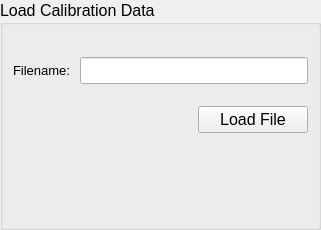
      <widget class="QGroupBox" name="gb_load_calibration">
       <property name="geometry">
        <rect>
         <x>350</x>
         <y>10</y>
         <width>321</width>
         <height>230</height>
        </rect>
       </property>
       <property name="font">
        <font>
         <pointsize>12</pointsize>
         <weight>50</weight>
         <bold>false</bold>
        </font>
       </property>
       <property name="title">
        <string>Load Calibration Data</string>
       </property>
       <layout class="QGridLayout" name="gridLayout_14">
        <property name="leftMargin">
         <number>10</number>
        </property>
        <property name="topMargin">
         <number>30</number>
        </property>
        <property name="rightMargin">
         <number>10</number>
        </property>
        <property name="bottomMargin">
         <number>10</number>
        </property>
        <property name="verticalSpacing">
         <number>20</number>
        </property>
        <item row="1" column="2">
         <widget class="QLabel" name="la_calibration_filename">
          <property name="font">
           <font>
            <pointsize>10</pointsize>
           </font>
          </property>
          <property name="text">
           <string>Filename: </string>
          </property>
         </widget>
        </item>
        <item row="1" column="3">
         <widget class="QLineEdit" name="le_calibration_filename">
          <property name="styleSheet">
           <string notr="true">font: 8pt &quot;MS Shell Dlg 2&quot;;</string>
          </property>
          <property name="readOnly">
           <bool>true</bool>
          </property>
         </widget>
        </item>
        <item row="2" column="3" alignment="Qt::AlignRight">
         <widget class="QPushButton" name="pb_load_calibration">
          <property name="sizePolicy">
           <sizepolicy hsizetype="Fixed" vsizetype="Fixed">
            <horstretch>0</horstretch>
            <verstretch>0</verstretch>
           </sizepolicy>
          </property>
          <property name="minimumSize">
           <size>
            <width>110</width>
            <height>0</height>
           </size>
          </property>
          <property name="maximumSize">
           <size>
            <width>110</width>
            <height>16777215</height>
           </size>
          </property>
          <property name="font">
           <font>
            <pointsize>12</pointsize>
           </font>
          </property>
          <property name="text">
           <string>Load File</string>
          </property>
         </widget>
        </item>
        <item row="3" column="3">
         <spacer name="vs_load_calibration">
          <property name="orientation">
           <enum>Qt::Vertical</enum>
          </property>
          <property name="sizeType">
           <enum>QSizePolicy::Fixed</enum>
          </property>
          <property name="sizeHint" stdset="0">
           <size>
            <width>20</width>
            <height>80</height>
           </size>
          </property>
         </spacer>
        </item>
       </layout>
      </widget>
